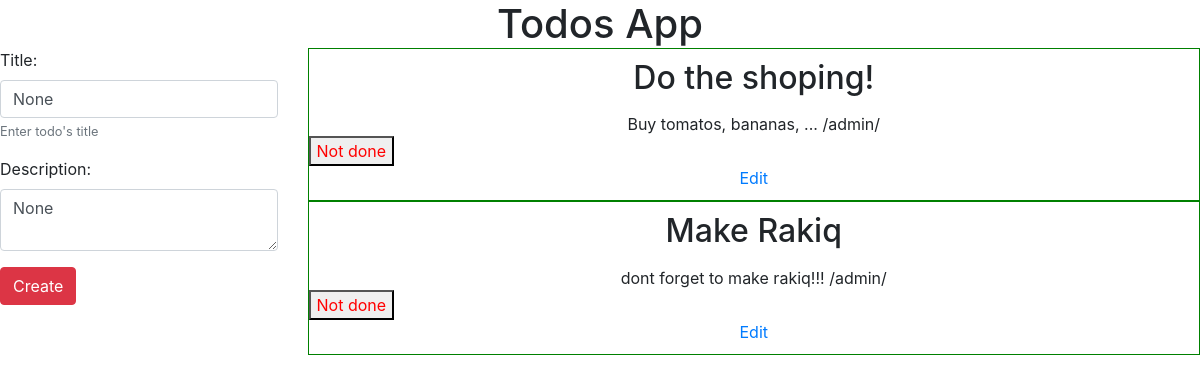
The page / on the database its author committed.
### todo_app/models.py (models this page shows, shortened)
class Todo(models.Model):
    title = models.CharField(max_length=30, blank=False)
    description = models.TextField()
    is_done = models.BooleanField(blank=False)

### todo_app/views.py (the view)
# urls.py: path('', index, name='todos index'),
def index(request, form=None, form_action='create todo', pk=None):
    if not form:
        form = TodoForm()
    context = {
        'todos': Todo.objects.all().order_by('title'),
        'todo_form': form,
        'form_action': form_action,
        'pk': pk,
    }
    return render(request, 'index.html', context)

### todo_app/forms.py
class TodoForm(forms.Form):
    title = forms.CharField(
        max_length=30,
        widget=forms.TextInput(
            attrs={
                'class': 'ala-bala',
            }
        )
    )
    description = forms.CharField()
    bot_catcher = forms.CharField(
        widget=forms.HiddenInput,
        required=False,
    )
    def __init__(self, *args, **kwargs):
        super().__init__(*args, **kwargs)
        for (_, field) in self.fields.items():
            if 'class' in field.widget.attrs:
                value = field.widget.attrs['class'] + ' form-control'
            else:
                value = 'form-control'
            field.widget.attrs['class'] = value

### templates/index.html (shortened to what this page needs)
{% load static %}
<!DOCTYPE html>
<html lang="en">
<head>
    <link rel="stylesheet"
          href="https://stackpath.bootstrapcdn.com/bootstrap/4.5.2/css/bootstrap.min.css"
>
    <link rel="stylesheet" href="{% static 'css/main.css' %}">
</head>
<body>
<div class="root">
    <h1>Todos App</h1>
    <div class="row">
        <div class="col-3">
            {% if pk %}
                <form method="post" action="{% url form_action pk %}">
            {% else %}
                <form method="post" action="{% url form_action %}">
            {% endif %}
            <div class="form-group">
                {{ todo_form.title.label_tag }}
                <label for="{{ todo_form.title.id_for_label }}"></label><input type="text"
                                                                               name="{{ todo_form.title.html_name }}"
                                                                               class="form-control"
                                                                               id="{{ todo_form.title.id_for_label }}"
                                                                               aria-describedby="title_help"
                                                                               value="{{ todo_form.title.value }}"/>
                <small id="title_help" class="form-text text-muted">Enter todo's title</small>
            </div>
            <div class="form-group">
                {{ todo_form.description.label_tag }}
                <label for="{{ todo_form.description.id_for_label }}"></label><textarea
                    name="{{ todo_form.description.html_name }}"
                    class="form-control"
                    id="{{ todo_form.description.id_for_label }}"
                    aria-describedby="description_help">{{ todo_form.description.value }}</textarea>
            </div>
            <button class="btn btn-danger">Create</button>
            </form>
        </div>
        <div class="col-9">
            <ul class="todo-list">
                {% for todo in todos %}
                    <li class="todo-list-item collapse-container">
                        <h2 class="todo-title collapse-toggle ">
                            {{ todo.title }}
                        </h2>
                        <p class="todo-description collapsable">
                            {{ todo.description }}
                            {% url 'admin:index' %}
                        </p>
                        <form method="post" action="{% url 'mark todo done' todo.id %}">
                            <button>
                                {% if todo.is_done %}
                                    <p class="green-text">Done</p>
                                {% else %}
                                    <p class="red-text">Not done</p>
                                {% endif %}
                            </button>
                        </form>
                        <a href="{% url 'edit todo' todo.id %}">Edit</a>
                    </li>
                {% endfor %}
            </ul>
        </div>
    </div>
</div>
</body>
</html>

### static/css/main.css (style rules this page uses)
ul, li, h1, h2, p { display: block; margin: 0; padding: 0; list-style-type: none; }
.root { text-align: center; }
form { text-align: left; }
.todo-list-item { border: 1px solid green; padding: 10px 0; }
.todo-description { margin-top: 15px; }
.red-text { color: red; }

### rows shown on the page
Todo: title "Do the shoping!", description "Buy tomatos, bananas, ...", url "/admin/", is_done "Not done"
Todo: title "Make Rakiq", description "dont forget to make rakiq!!!", url "/admin/", is_done "Not done"

### other values the page prints
{{ todo_form.title.label_tag }} "Title:"
{{ todo_form.description.label_tag }} "Description:"
